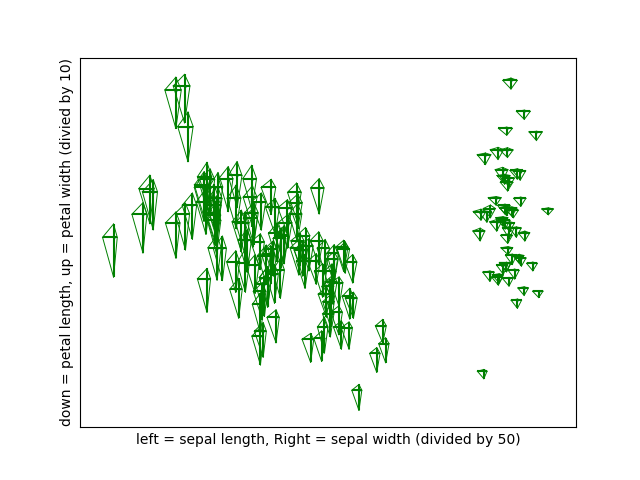

Generate this figure with Python:
#!/usr/bin/env python
import sys
import pandas as pd
import matplotlib.pyplot as plt
import numpy as np
from matplotlib.mlab import PCA

data = pd.read_csv(sys.argv[1], usecols=["sepal length", "sepal width", "petal length", "petal width"])
results = np.array(data)
pca = PCA(results)
pca.Y[:,0] = pca.Y[:,0] * -1
pca.Y[:,1] = pca.Y[:,1] * -1
plt.scatter(pca.Y[:,0], pca.Y[:,1], s=1)
i = 0
while i < len(pca.Y[:,0]):
	x1 =[pca.Y[i,0] - (results[i,0]/50), pca.Y[i,0] + (results[i,1]/50)]
	y1 =[pca.Y[i,1] - (results[i,2]/10), pca.Y[i,1] + (results[i,3]/10)]
	plt.hlines(y=pca.Y[i,1], xmin=x1[0], xmax=x1[1], color='green')
	plt.vlines(x=pca.Y[i,0], ymin=y1[0], ymax=y1[1], color='green')
	plt.plot([x1[0], pca.Y[i,0]], [pca.Y[i,1], y1[0]], color='green', linewidth=.7)
	plt.plot([x1[0], pca.Y[i,0]], [pca.Y[i,1], y1[1]], color='green', linewidth=.7)
	plt.plot([x1[1], pca.Y[i,0]], [pca.Y[i,1], y1[0]], color='green', linewidth=.7)
	plt.plot([x1[1], pca.Y[i,0]], [pca.Y[i,1], y1[1]], color='green', linewidth=.7)
	#plt.plot(x1[0], pca.Y[i,1], pca.Y[i,0], y1[0])
	i+=1

#fig,ax = plt.subplots(1)

#ax.set_yticklabels([])
#ax.set_xticklabels([])
plt.xlabel("left = sepal length, Right = sepal width (divided by 50)")
plt.ylabel("down = petal length, up = petal width (divied by 10)")
plt.xticks([])
plt.yticks([])

plt.savefig(sys.argv[2])
